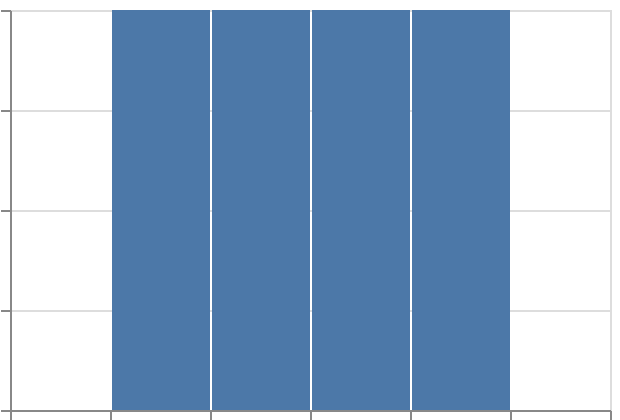

Describe this chart as a Vega-Lite specification.
### Vega-Lite specification from a JSON file in a GitHub repository (floating-point values rounded to 4 significant figures)
{"$schema": "https://vega.github.io/schema/vega-lite/v6.json", "padding": 5, "autosize": "none", "width": 300, "height": 200, "data": {"name": "table", "values": [{"c": "A", "g": "p", "x": 1, "y": 2, "v": 5, "t": "2024-01-15", "o": {"v": 3}, "IMDB Rating": 6.1, "d": "x1"}, {"c": "B", "g": "q", "x": 2, "y": 4, "v": 9, "t": "2024-02-20", "o": {"v": 7}, "IMDB Rating": 7.4, "d": "x2"}, {"c": "A", "g": "q", "x": 3, "y": 3, "v": 2, "t": "2024-03-05", "o": {"v": 1}, "IMDB Rating": 5.2, "d": "x1"}, {"c": "C", "g": "p", "x": 4, "y": 6, "v": 7, "t": "2024-05-30", "o": {"v": 4}, "IMDB Rating": 8.8, "d": "x3"}, {"c": "B", "g": "p", "x": 5, "y": 5, "v": 4, "t": "2024-07-11", "o": {"v": 9}, "IMDB Rating": 6.9, "d": "x2"}, {"c": "C", "g": "q", "x": 6, "y": 8, "v": 6, "t": "2024-09-02", "o": {"v": 2}, "IMDB Rating": 7.7, "d": "x3"}, {"c": "A", "g": "p", "x": 7, "y": 7, "v": 8, "t": "2024-11-25", "o": {"v": 5}, "IMDB Rating": 4.4, "d": "x1"}, {"c": "B", "g": "q", "x": 8, "y": 9, "v": 3, "t": "2024-12-31", "o": {"v": 8}, "IMDB Rating": 9.1, "d": "x2"}]}, "mark": "bar", "encoding": {"x": {"field": "v", "type": "quantitative", "bin": {"extent": [0, 12], "maxbins": 6}}, "y": {"aggregate": "count", "type": "quantitative"}}}
